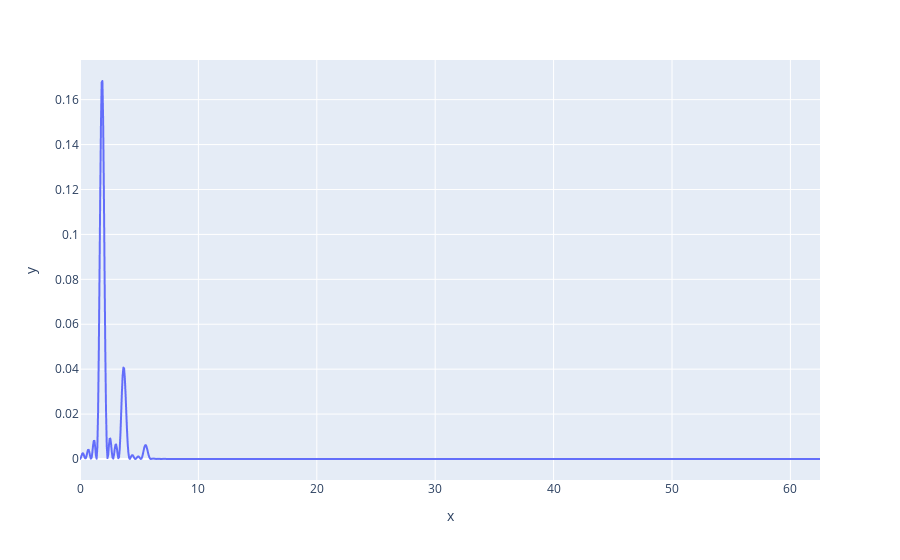

The cell this chart's notebook holds for it:
### Code cell
pd.DataFrame(dict(x=freqs, y=psd)).plot(x='x', y='y')

### Figure 1 — Plotly figure (JSON) as saved in the notebook; plotly's stock layout.template omitted (floating-point values rounded to 4 significant figures; data arrays with more than 128 entries replaced by an {"elided": "..."} marker saying what was removed)
{"data": [{"hovertemplate": "x=%{x}<br>y=%{y}<extra></extra>", "legendgroup": "", "line": {"color": "#636efa", "dash": "solid"}, "marker": {"symbol": "circle"}, "mode": "lines", "name": "", "showlegend": false, "type": "scattergl", "x": {"elided": "1025 float values"}, "xaxis": "x", "y": {"elided": "1025 float values"}, "yaxis": "y"}], "layout": {"legend": {"tracegroupgap": 0}, "margin": {"t": 60}, "xaxis": {"anchor": "y", "domain": [0, 1], "title": {"text": "x"}}, "yaxis": {"anchor": "x", "domain": [0, 1], "title": {"text": "y"}}}}
